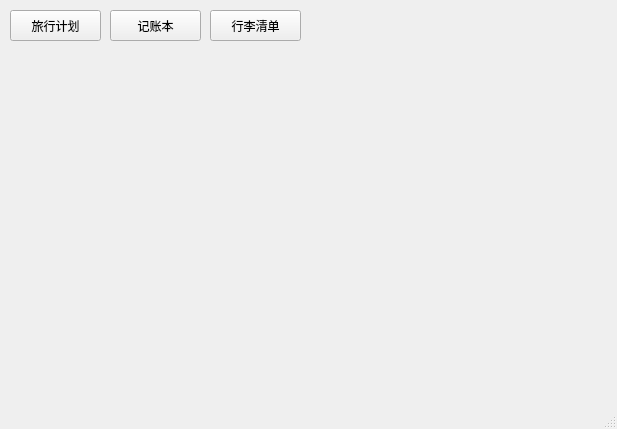
<?xml version="1.0" encoding="UTF-8"?>
<ui version="4.0">
 <class>MainWindow</class>
 <widget class="QMainWindow" name="MainWindow">
  <property name="geometry">
   <rect>
    <x>0</x>
    <y>0</y>
    <width>617</width>
    <height>429</height>
   </rect>
  </property>
  <property name="windowTitle">
   <string>MainWindow</string>
  </property>
  <widget class="QWidget" name="centralwidget">
   <widget class="QStackedWidget" name="stackedWidget">
    <property name="geometry">
     <rect>
      <x>20</x>
      <y>50</y>
      <width>581</width>
      <height>361</height>
     </rect>
    </property>
    <property name="currentIndex">
     <number>-1</number>
    </property>
   </widget>
   <widget class="QPushButton" name="travelButton">
    <property name="geometry">
     <rect>
      <x>10</x>
      <y>10</y>
      <width>91</width>
      <height>31</height>
     </rect>
    </property>
    <property name="text">
     <string>旅行计划</string>
    </property>
   </widget>
   <widget class="QPushButton" name="budgetButton">
    <property name="geometry">
     <rect>
      <x>110</x>
      <y>10</y>
      <width>91</width>
      <height>31</height>
     </rect>
    </property>
    <property name="text">
     <string>记账本</string>
    </property>
   </widget>
   <widget class="QPushButton" name="luggageButton">
    <property name="geometry">
     <rect>
      <x>210</x>
      <y>10</y>
      <width>91</width>
      <height>31</height>
     </rect>
    </property>
    <property name="text">
     <string>行李清单</string>
    </property>
   </widget>
  </widget>
  <widget class="QStatusBar" name="statusbar"/>
 </widget>
 <resources/>
 <connections/>
</ui>
